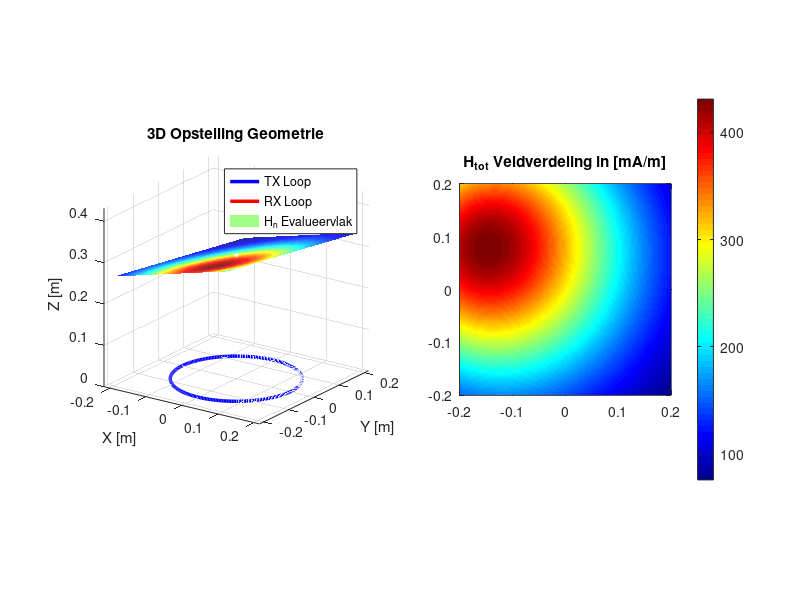

MATLAB code to generate this figure:
clear; clc; close all;

%% 1. constants, geometry and material
mu0 = 4*pi*1e-7;
I_tx = 1.0;
rTX = 0.15;
nTX = 250;
rRX = 0.000005;
xyzRX = [0; 0; 0.30];

% rotation angles
phi_deg = 15; % about x
theta_deg =25; % about y

%% 2. matrix composition and unit vectors
phi = deg2rad(-phi_deg);
theta = deg2rad(-theta_deg);
Rx = [1, 0, 0;
      0, cos(phi), -sin(phi);
      0, sin(phi), cos(phi)];
Ry = [cos(theta), 0, sin(theta);
      0, 1, 0;
     -sin(theta), 0, cos(theta)];
R = Ry * Rx;

u_vec = R(:, 1);
v_vec = R(:, 2);
n_vec = R(:, 3);

%% 3. discrete tx loop
t_tx = linspace(0, 2*pi, nTX + 1);
t_tx(end) = []; % no double end
dt_tx = 2*pi / nTX;

r_tx = [rTX * cos(t_tx); rTX * sin(t_tx); zeros(1, nTX)];
dl_tx = [-rTX * sin(t_tx) * dt_tx; rTX * cos(t_tx) * dt_tx; zeros(1, nTX)];

%% 4. rx gridf
N_grid = 101;
grid_lim = 0.20;
u_vals = linspace(-grid_lim, grid_lim, N_grid);
v_vals = linspace(-grid_lim, grid_lim, N_grid);
[U, V] = meshgrid(u_vals, v_vals);

% Transformeer 2D u,v grid naar globale 3D (X,Y,Z) coördinaten
X_grid = xyzRX(1) + U * u_vec(1) + V * v_vec(1);
Y_grid = xyzRX(2) + U * u_vec(2) + V * v_vec(2);
Z_grid = xyzRX(3) + U * u_vec(3) + V * v_vec(3);

% Initialiseer veld-matrices
Bx = zeros(size(U)); By = zeros(size(U)); Bz = zeros(size(U));

%% 5. Veld-berekening via Numerieke Integratie (Biot-Savart)
for i = 1:size(U, 1)
    for j = 1:size(U, 2)
        p = [X_grid(i,j); Y_grid(i,j); Z_grid(i,j)]; % Observatiepunt

        R_mat = p - r_tx;                      % [3 x nTX]
        dist = sqrt(sum(R_mat.^2, 1));         % [1 x nTX]

        % Magnetisch veld B (Biot-Savart)
        dB = (mu0 * I_tx / (4*pi)) * (cross(dl_tx, R_mat, 1) ./ (dist.^3));
        B_tot = sum(dB, 2);
        Bx(i,j) = B_tot(1); By(i,j) = B_tot(2); Bz(i,j) = B_tot(3);
    end
end

% Normale component van B loodrecht op het RX-vlak
Bn = Bx * n_vec(1) + By * n_vec(2) + Bz * n_vec(3);

% Omberekening naar H-veldsterkte [A/m] en [mA/m] voor 4nec2 vergelijking
Hn_Am = Bn / mu0;             % Hn in A/m
Hn_mAm = Hn_Am * 1000;         % Hn in mA/m

%% 6. Exacte Magnetische Flux Berekening
N_rx = 200;
t_rx = linspace(0, 2*pi, N_rx + 1); t_rx(end) = [];
dt_rx = 2*pi / N_rx;
rx_local_pos = [rRX * cos(t_rx); rRX * sin(t_rx); zeros(1, N_rx)];
rx_global_pos = xyzRX + R * rx_local_pos;
dl_rx_local = [-rRX * sin(t_rx) * dt_rx; rRX * cos(t_rx) * dt_rx; zeros(1, N_rx)];
dl_rx_global = R * dl_rx_local;

Phi_Stokes = 0;
for k = 1:N_rx
    p_rx = rx_global_pos(:, k);
    R_mat = p_rx - r_tx;
    dist = sqrt(sum(R_mat.^2, 1));
    A_k = sum((mu0 * I_tx / (4*pi)) * (dl_tx ./ dist), 2);

    Phi_Stokes = Phi_Stokes + dot(A_k, dl_rx_global(:, k));
end

% 7. Visualisatie (3D Geometrie + H-Veld in mA/m)
figure('Color', 'w', 'Position', [80, 80, 1200, 500]);

% geometry
subplot(1, 2, 1);
plot3(r_tx(1, [1:end,1]), r_tx(2, [1:end,1]), r_tx(3, [1:end,1]), 'b-', 'LineWidth', 2.5); hold on;
plot3(rx_global_pos(1, [1:end,1]), rx_global_pos(2, [1:end,1]), rx_global_pos(3, [1:end,1]), 'r-', 'LineWidth', 2.5);
surf(X_grid, Y_grid, Z_grid, Hn_mAm, 'EdgeColor', 'none', 'FaceAlpha', 0.85);

grid on; axis equal; xlabel('X [m]'); ylabel('Y [m]'); zlabel('Z [m]');
title('3D Opstelling Geometrie');
legend('TX Loop', 'RX Loop', 'H_n Evalueervlak');
colormap jet; view(35, 20);


% Magnitude in loop plane
H_tot_mAm = (sqrt(Bx.^2 + By.^2 + Bz.^2) / mu0) * 1000;
subplot(1, 2, 2);

pcolor(U, V, H_tot_mAm);
% plot(rRX * cos(t_rx), rRX * sin(t_rx), 'r--', 'LineWidth', 2)
shading interp; axis equal; grid on;

xlim([-0.20 0.20]); ylim([-0.20 0.20]);
title('H_{tot} Veldverdeling in [mA/m]');
colorbar; colormap jet;

%% 7. Console Output (Uitlezen van H-veldwaarden)
fprintf('================ BEREKENINGSRESULTATEN ================\n');
fprintf('Total flux via stokes A: %.8e Wb\n', Phi_Stokes);
fprintf('-------------------------------------------------------\n');
fprintf('Max H_n:   %.2f mA/m (%.4f A/m)\n', max(Hn_mAm(:)), max(Hn_Am(:)));
fprintf('Min H_n:  %.2f mA/m\n', min(H_tot_mAm(:)));
fprintf('=======================================================\n');
